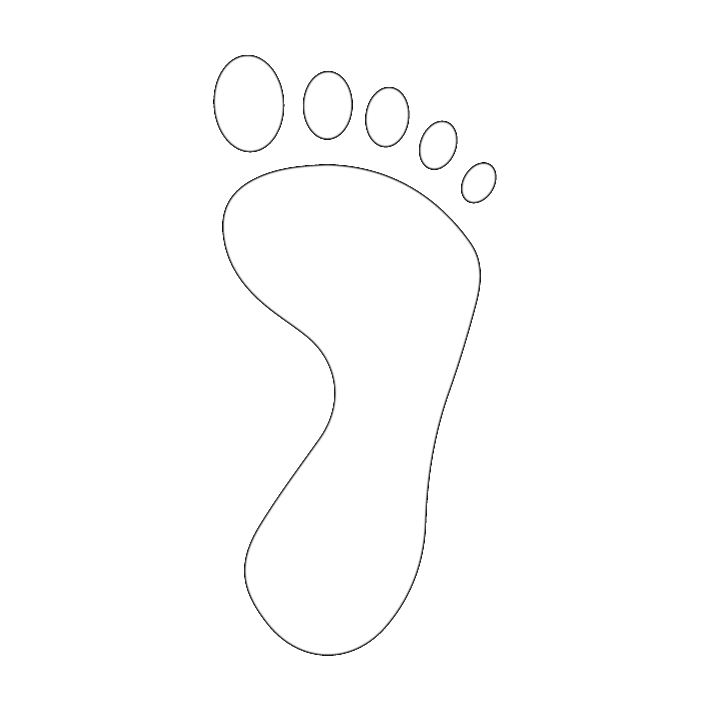
#> input picture foot.jpeg, 709 x 709 px
$ python visual.py
#> lines starting #> are read from the running program, lines starting #| are printed output that depends on the picture

from PIL import Image, ImageDraw, ImageFont

while True:
        while True:
                sen1=150
                sen2=120
                sen3=70
                sen4=80
                sen5=100
                image = Image.open("foot.jpeg")
#> image is the input picture: PIL image 709x709 RGB; min 0, max 255, mean 253.6
                draw = ImageDraw.Draw(image)
                if(sen1>0):
                    x=420
                    y=340
                    r=10+sen1/10
                    draw.ellipse((x-r,y-r,x+r,y+r),fill=(255,0,0,255))
                if(sen2>0):
                    x=325
                    y=585
                    r=10+sen2/10
                    draw.ellipse((x-r,y-r,x+r,y+r),fill=(255,0,0,255))
                if(sen3>0):
                    x=350
                    y=515
                    r=10+sen3/10
                    draw.ellipse((x-r,y-r,x+r,y+r),fill=(255,0,0,255))
                if(sen4>0):
                    x=280
                    y=245
                    r=10+sen4/10
                    draw.ellipse((x-r,y-r,x+r,y+r),fill=(255,0,0,255))
                if(sen5>0):
                    x=248
                    y=105
                    r=10+sen5/10
                    draw.ellipse((x-r,y-r,x+r,y+r),fill=(255,0,0,255))
                break
        break
image.show()
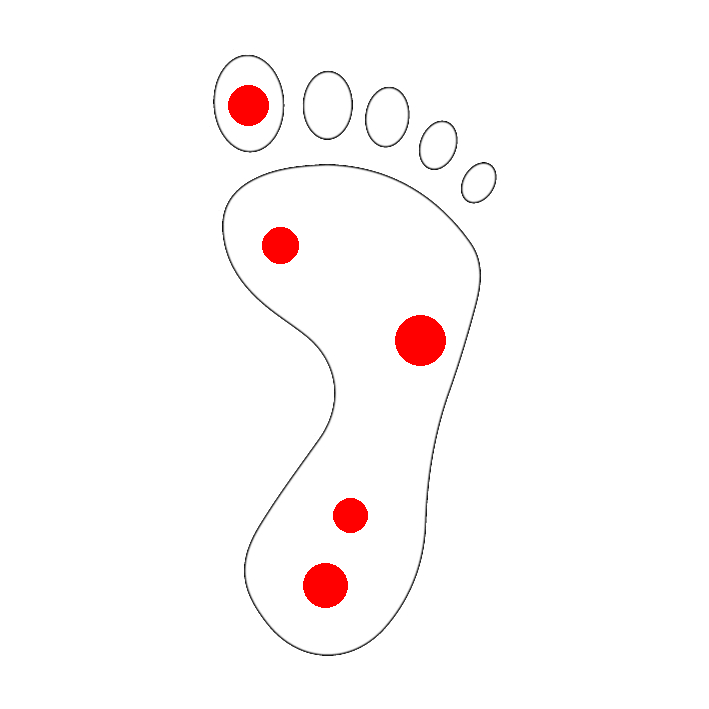
#> shown: PIL image 709x709 RGB; mean R, G, B 253.6, 250, 250
